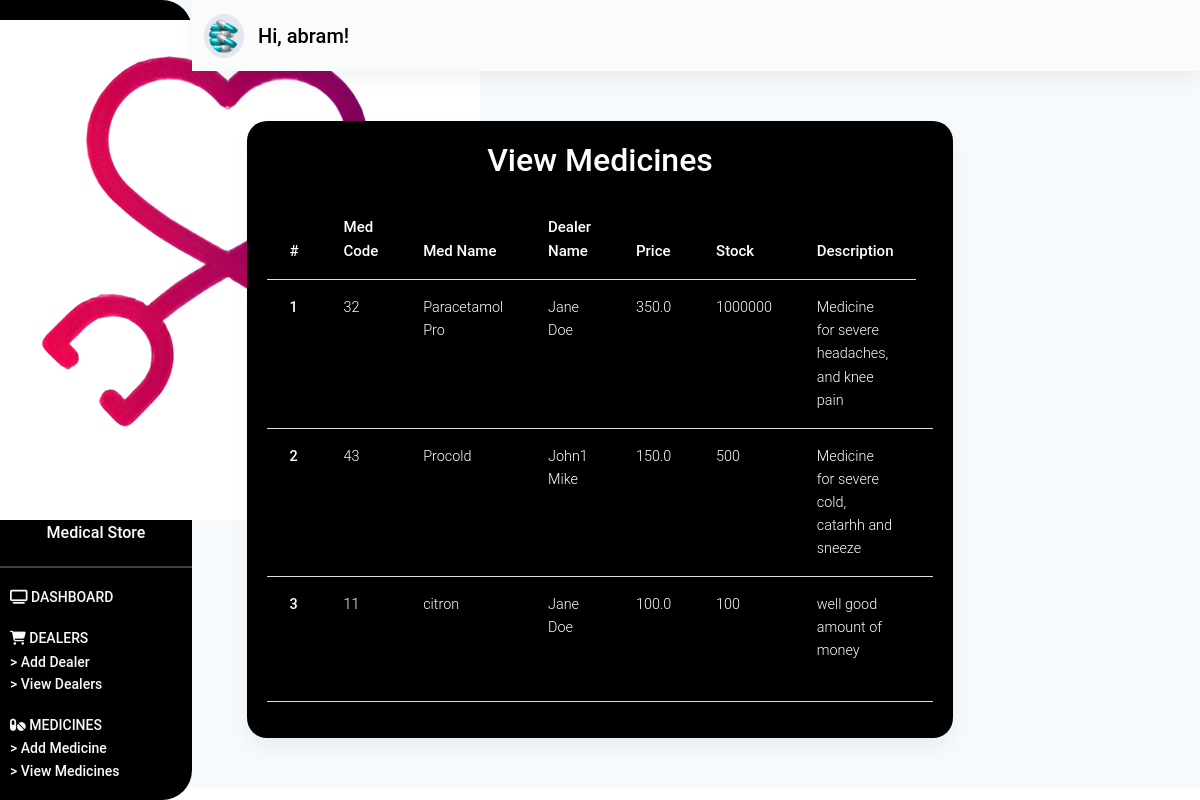
Screenshot of /medicines/ (signed in) with the database file from the repository.
### store/models.py (models this page shows, shortened)
class Medicine(models.Model):
    med_code = models.IntegerField()
    med_name = models.CharField(max_length=50)
    dealer_name = models.ForeignKey(Dealer, on_delete=models.CASCADE)
    price = models.FloatField()
    stock = models.IntegerField()
    description = models.TextField()
    def get_update_url(self):
        return reverse("store:update-medicine", kwargs={"pk": self.pk})
    def get_delete_url(self):
        return reverse("store:delete-medicine", kwargs={"pk": self.pk})

class Dealer(models.Model):
    fname = models.CharField(max_length=100)
    lname = models.CharField(max_length=100)
    address = models.TextField()
    phone_number = models.CharField(max_length=15)
    email = models.CharField(max_length=50)
    def __str__(self):
        return f"{self.fname} {self.lname}"

### store/views.py (the view)
# urls.py: path('medicines/', medicines_page, name="view-medicines"),
@login_required(login_url="/login/")
def medicines_page(request):
    medicines = Medicine.objects.all()
    context = {
        "medicines": medicines
    }
    return render(request, "store/view-medicines.html", context)

### store/templates/store/view-medicines.html (shortened to what this page needs)
{% extends 'store/base.html' %}
{% load static %}
{% block content %}
<section id="dashboard_section" class="dashboard_section">
    {% include "store/_dashboard-admin.html" %}
    <div class="container-fluid">
        <div class="add_dealer">
            <div class="dealers__card card">
                <p class="h2">
                    View Medicines
                </p>
                <div class="dealers__table table-responsive">
                    <table class="table">
                        <thead>
                            <tr>
                                <th scope="col">#</th>
                                <th scope="col">Med Code</th>
                                <th scope="col">Med Name</th>
                                <th scope="col">Dealer Name</th>
                                <th scope="col">Price</th>
                                <th scope="col">Stock</th>
                                <th scope="col">Description</th>
                            </tr>
                        </thead>
                        <tbody>
                            {% for medicine in medicines %}
                            <tr>
                                <th scope="row">{{ medicine.id }}</th>
                                <td>{{ medicine.med_code }}</td>
                                <td>{{ medicine.med_name }}</td>
                                <td>{{ medicine.dealer_name }}</td>
                                <td>{{ medicine.price }}</td>
                                <td>{{ medicine.stock }}</td>
                                <td>{{ medicine.description }}</td>
                                <td>
                                </td>
                            </tr>
                            {% endfor %}
                        </tbody>
                    </table>
                </div>
            </div>
        </div>
    </div>
</section>
{% endblock content %}

### store/templates/store/base.html (shortened to what this page needs)
{% load static %}
<!DOCTYPE html>
<html lang="en">
<head>
    <link rel="stylesheet" href="{% static 'css/mdb.min.css' %}">
    <link rel="stylesheet" href="{% static 'css/animate.css' %}">
    <link rel="stylesheet" href="{% static 'css/styles.css' %}">
</head>
<body>
    {% block content %}{% endblock content %}
</body>
</html>

### store/templates/store/_dashboard-admin.html (shortened to what this page needs)
{% load static %}
<div class="dashboard_header" id="sidebarToggleButton">
    <div class="dasboard_sidebar">
        <nav class="sidenav_bar sidenav-d-none" id="sideNavBar">
            <div class="dashboard_logo">
                <div class="logo_flex">
                    <img src="{% static 'images/logo.png' %}" alt="" class="img-responsive">
                    <span class="text">
                        Medical Store
                    </span>
                </div>
            </div>
            <hr class="hr_sidenav">
            <div class="sidebar_main">
                <ul class="sidebar">
                    <li class="sidebar_item">
                        <a href="{% url 'store:dashboard-admin' %}" class="item_link">
                            <i class="fa fa-television" aria-hidden="true"></i>
                            <span class="item_text sidebar_active">
                                Dashboard
                            </span>
                        </a>
                    </li>
                    <li class="sidebar_item">
                        <a class="item_link" id="dealerID">
                            <i class="fa fa-shopping-cart" aria-hidden="true"></i>
                            <span class="item_text">
                                Dealers
                            </span>
                        </a>
                        <div class="dealer__items" id="dealerItems">
                            <a href="{% url "store:add-dealer" %}" class="dealer__item">
                                > Add Dealer
                            </a>
                            <a href="{% url "store:view-dealers" %}" class="dealer__item">
                                > View Dealers
                            </a>
                        </div>
                    </li>
                    <li class="sidebar_item">
                        <a class="item_link" id="medicineID">
                            <i class="fas fa-pills    "></i>
                            <span class="item_text">
                                Medicines
                            </span>
                        </a>
                        <div class="medicine__items" id="medicineItems">
                            <a href="{% url 'store:add-medicine' %}" class="dealer__item">
                                > Add Medicine
                            </a>
                            <a href="{% url 'store:view-medicines' %}" class="dealer__item">
                                > View Medicines
                            </a>
                        </div>
                    </li>
                </ul>
            </div>
        </nav>
    </div>
    <div class="dashboard_navbar" id=mainNavBar>
        <nav class="navbar navbar-expand-sm navbar-light bg-light sticky-top">
            <div class="container-fluid">
                <a class="navbar-brand nav_image" href="#">
                    <img src="{% static 'images/medicine.png' %}" alt="" class="img-responsive">
                    <span class="nav_span" style="font-weight: 550;">
                        Hi, {{ request.user.username }}!
                    </span>
                </a>
            </div>
        </nav>
    </div>
</div>

### store/static/css/styles.css (style rules this page uses)
* { margin: 0%; padding: 0%; box-sizing: border-box; }
a.nav_image img { width: 40px; background-color: #e2e8f0; padding: 5px; color: #000 !important; border-radius: 50%; }
span.nav_span { font-weight: 550; color: #000; margin-left: 10px; }
span.sidebar_active { font-weight: 550; }
div.dashboard_navbar { margin-left: 12rem; }
nav.sidenav_bar { width: 12rem; height: 100%; padding-bottom: 50px; position: fixed; background: #000; border-radius: 0px 30px 30px 0px; }
div.dashboard_logo { margin-top: 20px; margin-bottom: 20px; text-align: center; }
div.dashboard_logo span.text { color: #fff !important; font-weight: 550; }
hr.hr_sidenav { background-color: #fff; height: 2px; }
ul.sidebar { list-style: none; padding: 0; margin: 0; display: flex; flex-direction: column; align-items: flex-start; margin-left: 10px; }
li.sidebar_item { margin-bottom: 1rem; }
li.sidebar_item a { color: #f7fafc; font-size: 14px; font-weight: 500; }
li.sidebar_item span.item_text { text-transform: uppercase; }
div.dealer__items, div.medicine__items, div.employee__items, div.customer__items, div.purchase__items { display: flex; flex-direction: column; }
a.dealer__item { color: #f7fafc; font-size: 14px; }
section.dashboard_section { --bg-opacity: 1; background-color: #f7fafc; background-size: contain; }
div.add_dealer { margin-top: 50px; padding-bottom: 50px; }
div.dealers__card { padding: 20px; background-color: #000; width: 60%; margin: auto; border-radius: 20px; }
div.dealers__card p.h2 { text-align: center; color: #fff; margin-bottom: 20px; font-weight: 550; }
div.dealers__table table.table { width: 100% !important; color: #fff; }
div.dealers__table table.table thead { font-size: 15px; font-weight: 600 !important; }

### rows the page displays
Medicine: id "1", med_code "32", med_name "Paracetamol Pro", dealer_name "Jane Doe", price "350.0", stock "1000000", description "Medicine for severe headaches, and knee pain"
Medicine: id "2", med_code "43", med_name "Procold", dealer_name "John1 Mike", price "150.0", stock "500", description "Medicine for severe cold, catarhh and sneeze"
Medicine: id "3", med_code "11", med_name "citron", dealer_name "Jane Doe", price "100.0", stock "100", description "well good amount of money"

### other values shown
{{ request.user.username }} "abram"
